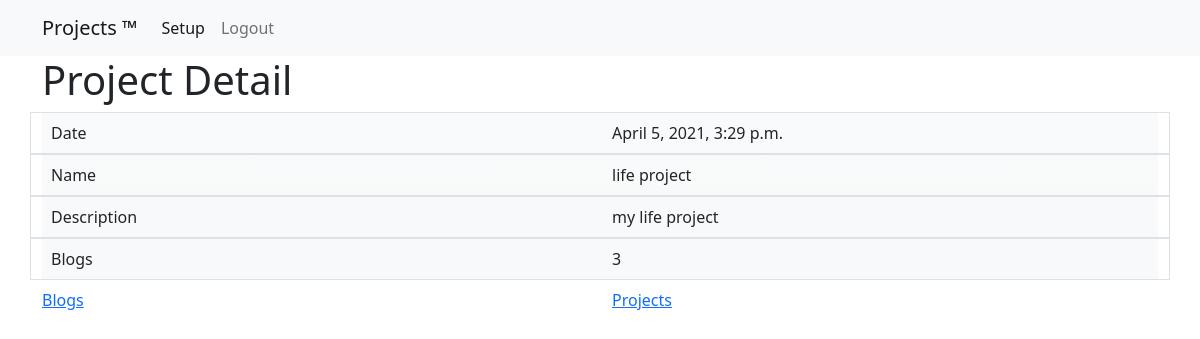
/blogwapp/3/, run on an earlier commit of the app's database.
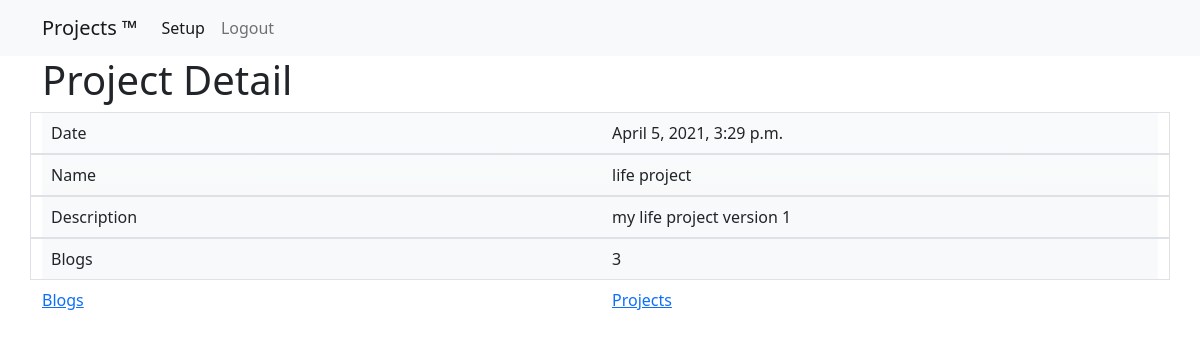
And on a later commit of the database.
### blogwapp/models.py (models this page shows, shortened)
class Project(models.Model):
  name = models.CharField(max_length=200, null=False)
  title = models.CharField(max_length=200)
  creat_date= models.DateTimeField('date created', default=timezone.now)
  description = models.CharField(max_length=2000, null=False)
  update_date = models.DateTimeField('date updated',auto_now=True)

### blogwapp/views.py (the view)
# urls.py: path('<int:pk>/', views.ProjectDetailView.as_view(), name='project-detail'),
class ProjectDetailView(generic.DetailView, LoginRequiredMixin):
  model = Project
  template_name = 'blogwapp/project/detail.html'
  queryset = Project.objects.annotate(blog_count=Count('blogs')).all()

### blogwapp/templates/blogwapp/project/detail.html
{%extends 'base.html' %}
{%block content %}
<h1>Project Detail</h1>
<div class="bg-light bg-gradient">
  <div class="row p-2 border">
    <div class="col">
      Date
    </div>
    <div class="col">
      {{ object.creat_date }}
    </div>
  </div>
  <div class="row p-2 border">
    <div class="col">
      Name
    </div>
    <div class="col">
      {{ object.name }}
    </div>
  </div>
  <div class="row p-2 border">
    <div class="col">
      Description
    </div>
    <div class="col">
      {{ object.description }}
    </div>
  </div>
  <div class="row p-2 border">
    <div class="col">
      Blogs
    </div>
    <div class="col">
      {{ object.blog_count }}
    </div>
  </div>
</div>
<div class="row py-2">
  <div class="col">
    <a href="{% url 'blogwapp:blog-list' object.id %}">Blogs</a>
  </div>
  <div class="col">
    <a href="{% url 'blogwapp:project-list' %}">Projects</a>
  </div>
</div>
{%endblock %}

What changed in the data, as far as the page shows it:
changed Project "life project": description "my life project" → "my life project version 1"
